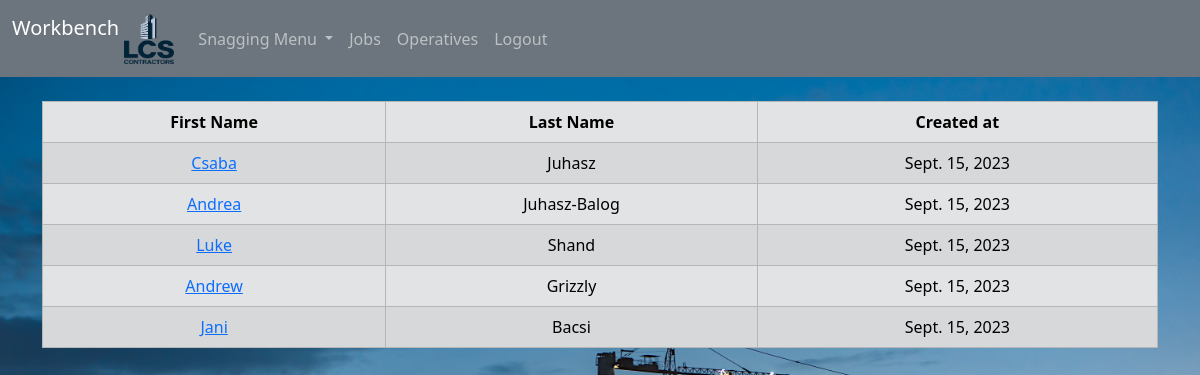
/operatives/ (signed in), run on the app's committed database.
### operatives/models.py (models this page shows, shortened)
class Operative(models.Model):
    first_name = models.CharField(max_length=200)
    last_name = models.CharField(max_length=200)
    operative_created_at = models.DateField(auto_now_add=True)

### operatives/views.py (the view)
# urls.py: path("operatives/", include("operatives.urls")),
def operatives(request):
    operatives = Operative.objects.all()
    return render(request, "operatives/home.html", {"operatives": operatives})

### operatives/templates/operatives/home.html (shortened to what this page needs)
{%extends 'base.html'%} {%block content%} {%if user.is_authenticated %}
<table class="table table-hover table-bordered table-secondary table-striped">
  <thead class="table-secondary">
    <tr>
      <th scope="col">First Name</th>
      <th scope="col">Last Name</th>
      <th scope="col">Created at</th>
    </tr>
  </thead>
  <tbody>
    {% if operatives %} {%for operative in operatives%}
    <tr>
      <td>
        <a href="{% url 'operatives/individual' operative.id %}"
          >{{operative.first_name}}
        </a>
      </td>
      <td>{{operative.last_name}}</td>
      <td>{{operative.operative_created_at}}</td>
    </tr>
    {%endfor%}
  </tbody>
</table>
{% endif %} {% endif %} {% endblock %}

### static/style.css (style rules this page uses)
body { background-image: url(bkg.jpg); background-color: cadetblue; background-size: cover; background-attachment: fixed; background-position: center; height: auto; background-repeat: no-repeat; text-align: center; }

### data on the page
Operative: first_name "Csaba", last_name "Juhasz", operative_created_at "Sept. 15, 2023"
Operative: first_name "Andrea", last_name "Juhasz-Balog", operative_created_at "Sept. 15, 2023"
Operative: first_name "Luke", last_name "Shand", operative_created_at "Sept. 15, 2023"
Operative: first_name "Andrew", last_name "Grizzly", operative_created_at "Sept. 15, 2023"
Operative: first_name "Jani", last_name "Bacsi", operative_created_at "Sept. 15, 2023"
